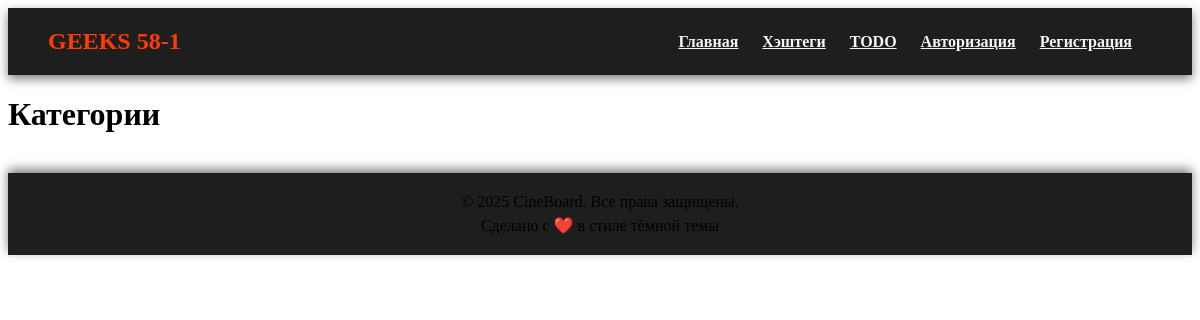
The page /categories/ on the database as committed earlier.
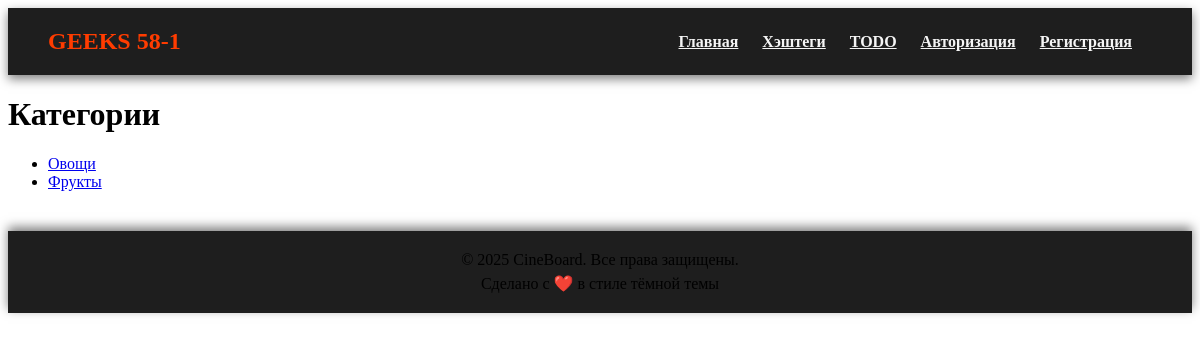
The same page on the database as committed later.
### shop/models.py (models this page shows, shortened)
class Category(models.Model):
    name = models.CharField(max_length=100, verbose_name='Название категории')

### shop/views.py (the view)
# urls.py: path('categories/', views.categoryList, name='categories'),
def categoryList(request):
    categories = Category.objects.all()
    return render(request, 'shop/categories.html', {'categories': categories})

### templates/shop/categories.html (shortened to what this page needs)
<!DOCTYPE html>
<html lang="en">
<head>
</head>
<body>
    {% include 'header.html' %}
    <h1>Категории</h1>
    <ul>
        {% for category in categories %}
        <li>
            <a href="{% url 'category_products' category.id %}">{{ category.name }}</a>
        </li>
        {% endfor %}
    </ul>
  {% include 'footer.html' %}
</body>
</html>

Rows that differ between the two databases and show on the page:
added Category: name "Овощи"
added Category: name "Фрукты"
